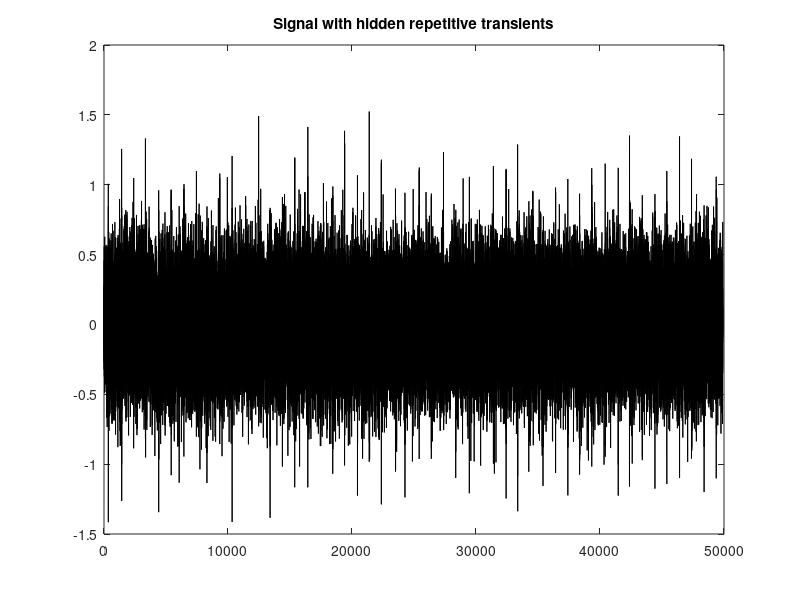

The MATLAB source for this figure: (Note: this script raises an error after producing the figure.)
% Illustrates usage of 'Fast_kurtogram' on a synthetic signal
% -----------------------------------------------------------
% This example illustrates the detection of weak repetitive transients
% hidden in stationary noise; their theoretical spectral content is in band [.15 .19].
%
% --------------------------
% Author: J. Antoni
% Last Revision: 12-2014
% --------------------------

load x
Fs = 1;         % sampling frequency

figure,plot(x,'k'),title('Signal with hidden repetitive transients')

nlevel = 7;     % number of decomposition levels

% Pre-whitening of the signal by AR filtering (optional)
% (always helpful in detection problems)
prewhiten = input('Do you want to prewhiten the signal? (no = 0 ; yes = 1): ');
if prewhiten == 1
   x = x - mean(x);
   Na = 100;
   a = lpc(x,Na);
   x = fftfilt(a,x);
   x = x(Na+1:end);		% it is very important to remove the transient of the whitening filter, otherwise the SK will detect it!!
end

% Fast Kurtogram
c = Fast_kurtogram(x,nlevel,Fs);


